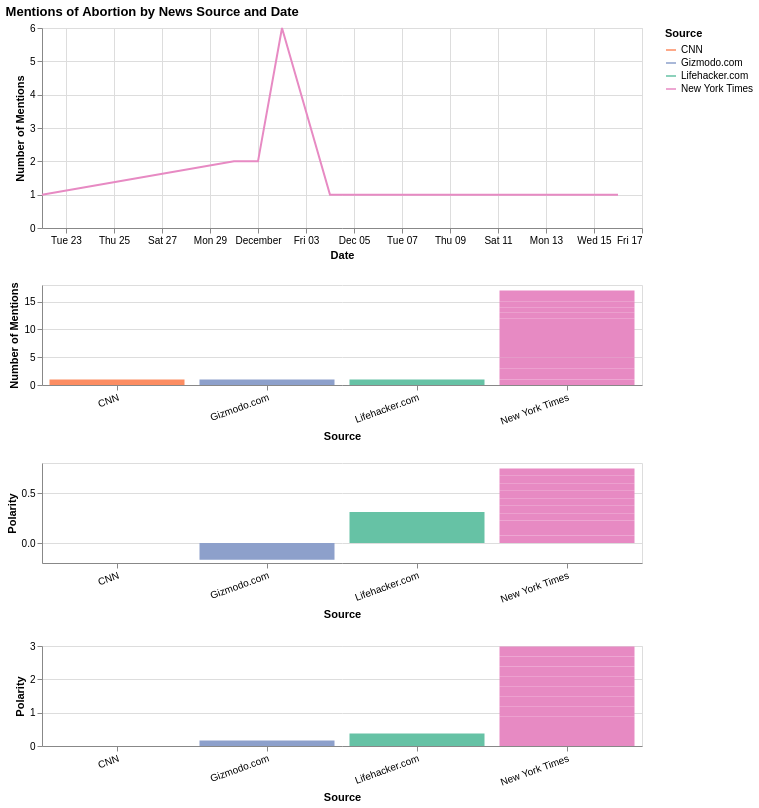

Here is the Vega-Lite specification saved for this chart:
### Vega-Lite specification from a JSON file in a GitHub repository (floating-point values rounded to 4 significant figures)
{"config": {"view": {"continuousWidth": 400, "continuousHeight": 300}}, "vconcat": [{"mark": "line", "encoding": {"color": {"type": "nominal", "field": "Source"}, "x": {"type": "temporal", "axis": {"title": "Date"}, "field": "PublishedDate"}, "y": {"type": "quantitative", "axis": {"title": "Number of Mentions"}, "field": "Count"}}, "height": 200, "transform": [{"filter": {"selection": "selector027"}}], "width": 600}, {"mark": "bar", "encoding": {"color": {"condition": {"type": "nominal", "field": "Source", "scale": {"range": ["#fc8d62", "#8da0cb", "#66c2a5", "#e78ac3"]}, "selection": "selector027"}, "value": "lightgray"}, "x": {"type": "nominal", "axis": {"labelAngle": 340, "title": "Source"}, "field": "Source"}, "y": {"type": "quantitative", "axis": {"title": "Number of Mentions"}, "field": "Count"}}, "height": 100, "selection": {"selector027": {"type": "multi", "fields": ["Source"]}}, "width": 600}, {"mark": "bar", "encoding": {"color": {"condition": {"type": "nominal", "field": "Source", "scale": {"range": ["#fc8d62", "#8da0cb", "#66c2a5", "#e78ac3"]}, "selection": "selector027"}, "value": "lightgray"}, "x": {"type": "nominal", "axis": {"labelAngle": 340, "title": "Source"}, "field": "Source"}, "y": {"type": "quantitative", "axis": {"title": "Polarity"}, "field": "polarity"}}, "height": 100, "selection": {"selector027": {"type": "multi", "fields": ["Source"]}}, "width": 600}, {"mark": "bar", "encoding": {"color": {"condition": {"type": "nominal", "field": "Source", "scale": {"range": ["#fc8d62", "#8da0cb", "#66c2a5", "#e78ac3"]}, "selection": "selector027"}, "value": "lightgray"}, "x": {"type": "nominal", "axis": {"labelAngle": 340, "title": "Source"}, "field": "Source"}, "y": {"type": "quantitative", "axis": {"title": "Polarity"}, "field": "subjectivity"}}, "height": 100, "selection": {"selector027": {"type": "multi", "fields": ["Source"]}}, "width": 600}], "data": {"name": "data-0bc2b807ff68e1bb9fb8f5d3eac6f114"}, "title": "Mentions of Abortion by News Source and Date", "$schema": "https://vega.github.io/schema/vega-lite/v4.8.1.json", "datasets": {"data-0bc2b807ff68e1bb9fb8f5d3eac6f114": [{"PublishedDate": "2021-11-22T00:00:00", "Source": "New York Times", "Count": 1, "Date": "0    2021-11-22\n1    2021-11-30\n2    2021-12-01\n3    2021-12-02\n4    2021-12-02\n5    2021-12-04\n6    2021-12-05\n7    2021-12-08\n8    2021-12-09\n9    2021-12-10\n10   2021-12-11\n11   2021-12-16\n12   2021-12-17\nName: PublishedDate, dtype: datetime64[ns]", "subjectivity": 0.2985, "polarity": 0.07461}, {"PublishedDate": "2021-11-30T00:00:00", "Source": "New York Times", "Count": 2, "Date": "0    2021-11-22\n1    2021-11-30\n2    2021-12-01\n3    2021-12-02\n4    2021-12-02\n5    2021-12-04\n6    2021-12-05\n7    2021-12-08\n8    2021-12-09\n9    2021-12-10\n10   2021-12-11\n11   2021-12-16\n12   2021-12-17\nName: PublishedDate, dtype: datetime64[ns]", "subjectivity": 0.2985, "polarity": 0.07461}, {"PublishedDate": "2021-12-01T00:00:00", "Source": "New York Times", "Count": 2, "Date": "0    2021-11-22\n1    2021-11-30\n2    2021-12-01\n3    2021-12-02\n4    2021-12-02\n5    2021-12-04\n6    2021-12-05\n7    2021-12-08\n8    2021-12-09\n9    2021-12-10\n10   2021-12-11\n11   2021-12-16\n12   2021-12-17\nName: PublishedDate, dtype: datetime64[ns]", "subjectivity": 0.2985, "polarity": 0.07461}, {"PublishedDate": "2021-12-02T00:00:00", "Source": "New York Times", "Count": 6, "Date": "0    2021-11-22\n1    2021-11-30\n2    2021-12-01\n3    2021-12-02\n4    2021-12-02\n5    2021-12-04\n6    2021-12-05\n7    2021-12-08\n8    2021-12-09\n9    2021-12-10\n10   2021-12-11\n11   2021-12-16\n12   2021-12-17\nName: PublishedDate, dtype: datetime64[ns]", "subjectivity": 0.2985, "polarity": 0.07461}, {"PublishedDate": "2021-12-04T00:00:00", "Source": "New York Times", "Count": 1, "Date": "0    2021-11-22\n1    2021-11-30\n2    2021-12-01\n3    2021-12-02\n4    2021-12-02\n5    2021-12-04\n6    2021-12-05\n7    2021-12-08\n8    2021-12-09\n9    2021-12-10\n10   2021-12-11\n11   2021-12-16\n12   2021-12-17\nName: PublishedDate, dtype: datetime64[ns]", "subjectivity": 0.2985, "polarity": 0.07461}, {"PublishedDate": "2021-12-05T00:00:00", "Source": "New York Times", "Count": 1, "Date": "0    2021-11-22\n1    2021-11-30\n2    2021-12-01\n3    2021-12-02\n4    2021-12-02\n5    2021-12-04\n6    2021-12-05\n7    2021-12-08\n8    2021-12-09\n9    2021-12-10\n10   2021-12-11\n11   2021-12-16\n12   2021-12-17\nName: PublishedDate, dtype: datetime64[ns]", "subjectivity": 0.2985, "polarity": 0.07461}, {"PublishedDate": "2021-12-08T00:00:00", "Source": "New York Times", "Count": 1, "Date": "0    2021-11-22\n1    2021-11-30\n2    2021-12-01\n3    2021-12-02\n4    2021-12-02\n5    2021-12-04\n6    2021-12-05\n7    2021-12-08\n8    2021-12-09\n9    2021-12-10\n10   2021-12-11\n11   2021-12-16\n12   2021-12-17\nName: PublishedDate, dtype: datetime64[ns]", "subjectivity": 0.2985, "polarity": 0.07461}, {"PublishedDate": "2021-12-10T00:00:00", "Source": "New York Times", "Count": 1, "Date": "0    2021-11-22\n1    2021-11-30\n2    2021-12-01\n3    2021-12-02\n4    2021-12-02\n5    2021-12-04\n6    2021-12-05\n7    2021-12-08\n8    2021-12-09\n9    2021-12-10\n10   2021-12-11\n11   2021-12-16\n12   2021-12-17\nName: PublishedDate, dtype: datetime64[ns]", "subjectivity": 0.2985, "polarity": 0.07461}, {"PublishedDate": "2021-12-11T00:00:00", "Source": "New York Times", "Count": 1, "Date": "0    2021-11-22\n1    2021-11-30\n2    2021-12-01\n3    2021-12-02\n4    2021-12-02\n5    2021-12-04\n6    2021-12-05\n7    2021-12-08\n8    2021-12-09\n9    2021-12-10\n10   2021-12-11\n11   2021-12-16\n12   2021-12-17\nName: PublishedDate, dtype: datetime64[ns]", "subjectivity": 0.2985, "polarity": 0.07461}, {"PublishedDate": "2021-12-16T00:00:00", "Source": "New York Times", "Count": 1, "Date": "0    2021-11-22\n1    2021-11-30\n2    2021-12-01\n3    2021-12-02\n4    2021-12-02\n5    2021-12-04\n6    2021-12-05\n7    2021-12-08\n8    2021-12-09\n9    2021-12-10\n10   2021-12-11\n11   2021-12-16\n12   2021-12-17\nName: PublishedDate, dtype: datetime64[ns]", "subjectivity": 0.2985, "polarity": 0.07461}, {"PublishedDate": "2021-12-02T00:00:00", "Source": "Lifehacker.com", "Count": 1, "Date": "0    2021-11-22\n1    2021-11-30\n2    2021-12-01\n3    2021-12-02\n4    2021-12-02\n5    2021-12-04\n6    2021-12-05\n7    2021-12-08\n8    2021-12-09\n9    2021-12-10\n10   2021-12-11\n11   2021-12-16\n12   2021-12-17\nName: PublishedDate, dtype: datetime64[ns]", "subjectivity": 0.3777, "polarity": 0.3089}, {"PublishedDate": "2021-12-09T00:00:00", "Source": "CNN", "Count": 1, "Date": "0    2021-11-22\n1    2021-11-30\n2    2021-12-01\n3    2021-12-02\n4    2021-12-02\n5    2021-12-04\n6    2021-12-05\n7    2021-12-08\n8    2021-12-09\n9    2021-12-10\n10   2021-12-11\n11   2021-12-16\n12   2021-12-17\nName: PublishedDate, dtype: datetime64[ns]", "subjectivity": 0.0, "polarity": 0.0}, {"PublishedDate": "2021-12-17T00:00:00", "Source": "Gizmodo.com", "Count": 1, "Date": "0    2021-11-22\n1    2021-11-30\n2    2021-12-01\n3    2021-12-02\n4    2021-12-02\n5    2021-12-04\n6    2021-12-05\n7    2021-12-08\n8    2021-12-09\n9    2021-12-10\n10   2021-12-11\n11   2021-12-16\n12   2021-12-17\nName: PublishedDate, dtype: datetime64[ns]", "subjectivity": 0.1667, "polarity": -0.1667}]}}
